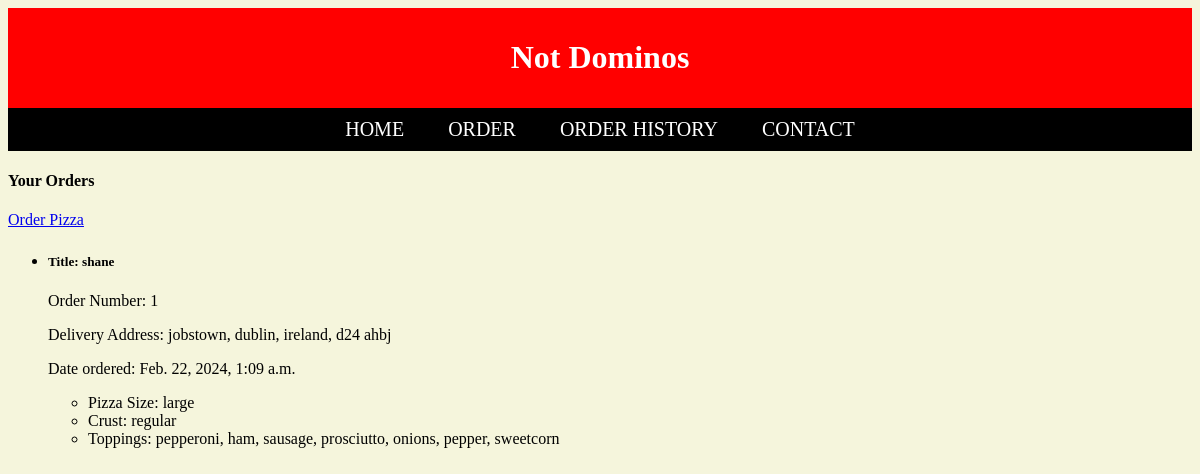
The app's page /orders/ (signed in) with its own data.
### notdominos/models.py (models this page shows, shortened)
class Order(models.Model):
    user = models.ForeignKey(User, on_delete=models.CASCADE)
    pizza = models.ManyToManyField(Pizza)
    name = models.CharField(max_length=100)
    street_address = models.CharField(max_length=100, default='')
    city = models.CharField(max_length=100, default='')
    county = models.CharField(max_length=100, default='')
    zip_code = models.CharField(max_length=100, default='')
    country = models.CharField(max_length=100, default='')
    card_number = models.CharField(max_length=19)
    card_expiry_month = models.PositiveIntegerField()
    card_expiry_year = models.PositiveIntegerField()
    card_cvv = models.PositiveIntegerField()
    order_date = models.DateTimeField(auto_now_add=True)
    delivery_date = models.DateTimeField(null=True)
    delivery_time = models.TimeField(null=True)

class Pizza(models.Model):
    size = models.ForeignKey(Size, on_delete=models.CASCADE, null=True)
    crust = models.ForeignKey(Crust, on_delete=models.CASCADE, null=True)
    sauce = models.ForeignKey(Sauce, on_delete=models.CASCADE, null=True)
    cheese = models.ForeignKey(Cheese, on_delete=models.CASCADE, null=True)
    toppings = models.ManyToManyField(Topping, blank=True)

class Size(models.Model):
    name = models.CharField(max_length=100)
    price = models.DecimalField(max_digits=6, decimal_places=2)
    def __str__(self):
        return self.name

class Crust(models.Model):
    name = models.CharField(max_length=100)
    def __str__(self):
        return self.name

class Topping(models.Model):
    name = models.CharField(max_length=100)
    def __str__(self):
        return self.name

### notdominos/views.py (the view)
# urls.py: path('orders/', views.orders_history, name="orders_history"),
@login_required()
def orders_history(request):
    user = request.user
    orders = Order.objects.filter(user=user)
    return render(request, 'order_history.html', {'orders': orders})

### notdominos/templates/order_history.html (shortened to what this page needs)
{% extends 'base.html' %}
{% block content %}
{% if orders %}
<div class="container">
    <div class="row">
        <div class="col-md-8 offset-md-2">
            <div class="card mt-5">
                <div class="card-header bg-primary text-white">
                    <h4 class="mb-0">Your Orders</h4>
                </div>
                <div class="container">
                    <div class="row justify-content-center">
                        <div class="col-md-6 text-center mb-4">
                            <a href="{% url 'order' %}" class="btn btn-primary btn-lg mt-4">Order Pizza</a>
                        </div>
                    </div>
                </div>
                <ul class="list-group list-group-flush">
                    {% for order in orders %}
                    <li class="list-group-item">
                        <h5 class="card-title">Title: {{ order.name }}</h5>
                        <p>Order Number: {{order.id}}</p>
                        <p>Delivery Address: {{ order.street_address }}, {{ order.city }}, {{ order.country }},
                            {{ order.zip_code }}</p>
                        <p>Date ordered: {{ order.order_date }}</p>
                        <ul class="list-group">
                            {% for pizza in order.pizza.all %}
                            <li class="list-group-item">Pizza Size: {{ pizza.size }}</li>
                            <li class="list-group-item">Crust: {{ pizza.crust }}</li>
                            <li class="list-group-item">Toppings:
                                {% if pizza.toppings.all %}
                                {{ pizza.toppings.all|join:", " }}
                                {% else %}
                                No Toppings
                                {% endif %}
                            </li>
                            {% endfor %}
                        </ul>
                    </li>
                    {% endfor %}
                </ul>
            </div>
        </div>
    </div>
</div>
{% endif %}
{% endblock %}

### notdominos/templates/base.html (shortened to what this page needs)
{% load static %}
<html>
    <head>
    </head>
    <body bgcolor="beige">
        <div class="logo">
            <h1> Not Dominos </h1>
        </div>
        <div class="navbar">
            <a href="/">Home</a>
            <a href="{% url 'order' %}">Order</a>
            <a href="{% url 'orders_history' %}">Order History</a>
            <a href="{% url 'contact' %}">Contact</a>
        </div>
        {% block content %}
        {% endblock %}
    </body>
</html>

### notdominos/templates/base.html (style rules this page uses)
.logo { text-align: center; background-color: red; color: white; padding: 10px; }
.navbar { text-align: center; background-color: black; color: white; padding: 10px; }
.navbar a { color: white; padding: 14px 20px; text-decoration: none; text-transform: uppercase; font-size: 20px; }

### records on screen
Order: name "shane", id "1", street_address "jobstown", city "dublin", country "ireland", zip_code "d24 ahbj", order_date "Feb. 22, 2024, 1:09 a.m."
Pizza: size "large", crust "regular", toppings.all "pepperoni, ham, sausage, prosciutto, onions, pepper, sweetcorn"
